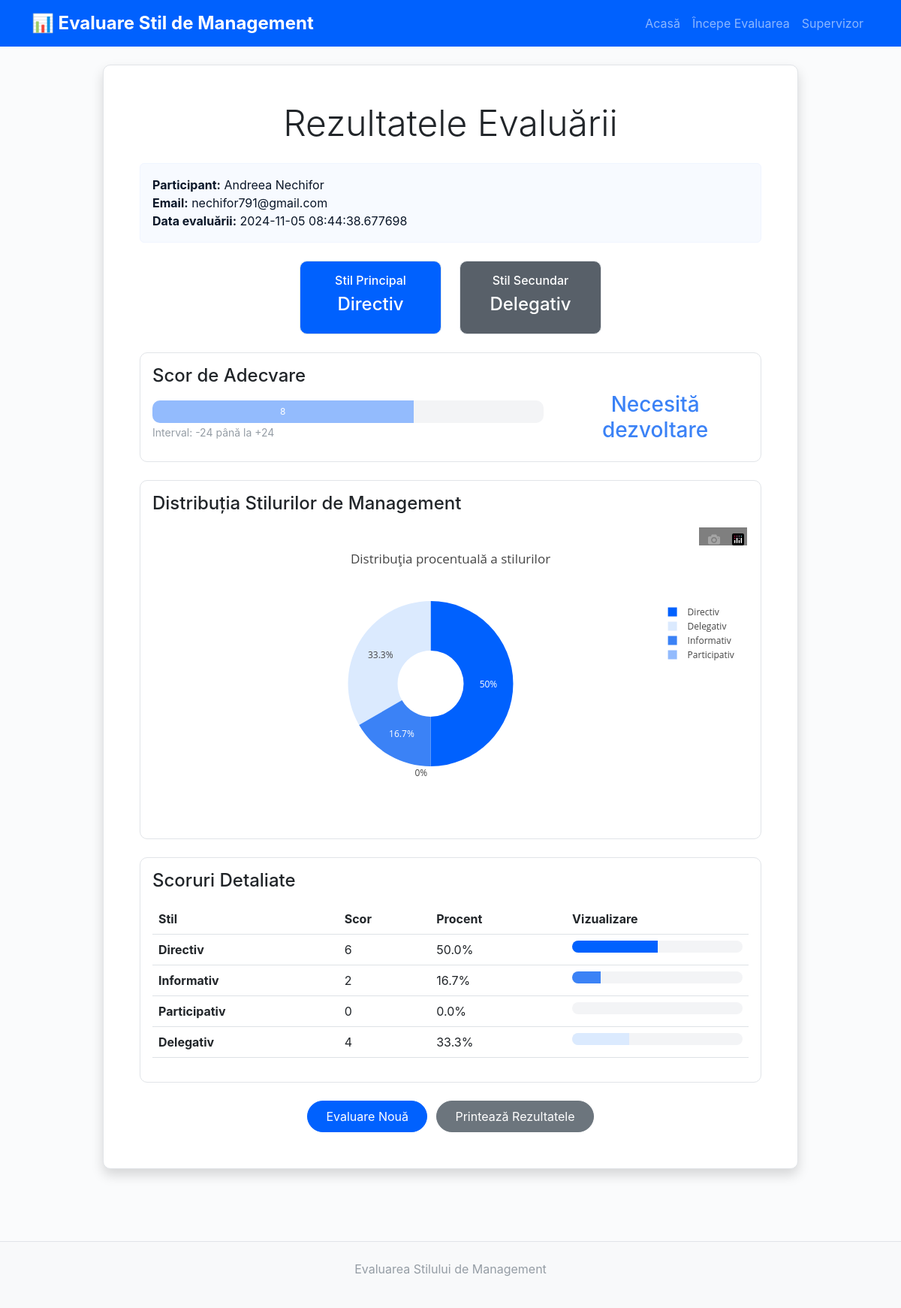
The app's page /results/525c021f-f2f3-489d-9d03-46226580a74b with its own data.
### tables this page shows
CREATE TABLE users (
                id TEXT PRIMARY KEY,
                first_name TEXT NOT NULL,
                last_name TEXT NOT NULL,
                email TEXT NOT NULL,
                created_at TIMESTAMP DEFAULT CURRENT_TIMESTAMP
            );

CREATE TABLE "results" (
    id TEXT PRIMARY KEY,
    user_id TEXT NOT NULL,
    primary_style TEXT NOT NULL,
    secondary_style TEXT NOT NULL,
    adequacy_score INTEGER NOT NULL,
    adequacy_level TEXT NOT NULL,
    directiv_score INTEGER,
    informativ_score INTEGER,
    participativ_score INTEGER,
    delegativ_score INTEGER,
    created_at TIMESTAMP DEFAULT CURRENT_TIMESTAMP,
    FOREIGN KEY (user_id) REFERENCES users(id)
);

### app.py (the view)
@app.route('/results/<user_id>')
def results(user_id):
    try:
        result = db.get_user_results(user_id)
        if not result:
            return redirect(url_for('index'))
        style_data = {
            'labels': ['Directiv', 'Informativ', 'Participativ', 'Delegativ'],
            'values': [
                result['directiv_score'],
                result['informativ_score'],
                result['participativ_score'],
                result['delegativ_score']
            ]
        }
        return render_template('results.html',
                             result=result,
                             style_data=json.dumps(style_data))
    except Exception as e:
        return redirect(url_for('index'))

### database.py (called while the page is built)
    def get_connection(self):
        conn = sqlite3.connect(self.db_path)
        conn.row_factory = sqlite3.Row
        return conn

    def get_user_results(self, user_id):
        conn = self.get_connection()
        cursor = conn.cursor()
        try:
            cursor.execute(
                """SELECT u.*, r.* FROM users u
                JOIN results r ON u.id = r.user_id
                WHERE u.id = ?""",
                (str(user_id),)
            )
            result = cursor.fetchone()
            return dict(result) if result else None
        except Exception as e:
            raise e
        finally:
            conn.close()

### templates/results.html (shortened to what this page needs)
{% extends "base.html" %}
{% block content %}
<div class="row justify-content-center">
    <div class="col-lg-10">
        <div class="card shadow mb-4">
            <div class="card-body p-5">
                <h1 class="display-5 text-center mb-4">Rezultatele Evaluării</h1>
                <div class="alert alert-info mb-4">
                    <strong>Participant:</strong> {{ result.first_name }} {{ result.last_name }}<br>
                    <strong>Email:</strong> {{ result.email }}<br>
                    <strong>Data evaluării:</strong> {{ result.created_at }}
                </div>
                <div class="row mb-4 justify-content-center">
                    <div class="col-md-3">
                        <div class="card bg-primary text-white">
                            <div class="card-body text-center">
                                <h6 class="card-title">Stil Principal</h6>
                                <h4>{{ result.primary_style }}</h4>
                            </div>
                        </div>
                    </div>
                    <div class="col-md-3">
                        <div class="card bg-secondary text-white">
                            <div class="card-body text-center">
                                <h6 class="card-title">Stil Secundar</h6>
                                <h4>{{ result.secondary_style }}</h4>
                            </div>
                        </div>
                    </div>
                </div>
                <div class="card mb-4">
                    <div class="card-body">
                        <h4 class="card-title">Scor de Adecvare</h4>
                        <div class="row align-items-center">
                            <div class="col-md-8">
                                <div class="progress" style="height: 30px;">
                                    <div class="progress-bar {% if result.adequacy_score >= 15 %}bg-success{% elif result.adequacy_score >= 6 %}bg-warning{% else %}bg-danger{% endif %}"
                                         role="progressbar"
                                         style="width: {{ ((result.adequacy_score + 24) / 48 * 100) }}%">
                                        {{ result.adequacy_score }}
                                    </div>
                                </div>
                                <small class="text-muted">Interval: -24 până la +24</small>
                            </div>
                            <div class="col-md-4 text-center">
                                <h3 class="{% if result.adequacy_score >= 15 %}text-success{% elif result.adequacy_score >= 6 %}text-warning{% else %}text-danger{% endif %}">
                                    {{ result.adequacy_level }}
                                </h3>
                            </div>
                        </div>
                    </div>
                </div>
                <div class="card mb-4">
                    <div class="card-body">
                        <h4 class="card-title mb-3">Distribuția Stilurilor de Management</h4>
                        <div id="styleChart" style="height: 400px;"></div>
                    </div>
                </div>
                <div class="card mb-4">
                    <div class="card-body">
                        <h4 class="card-title mb-3">Scoruri Detaliate</h4>
                        <div class="table-responsive">
                            <table class="table table-hover">
                                <thead>
                                    <tr>
                                        <th>Stil</th>
                                        <th>Scor</th>
                                        <th>Procent</th>
                                        <th>Vizualizare</th>
                                    </tr>
                                </thead>
                                <tbody>
                                    <tr>
                                        <td><strong>Directiv</strong></td>
                                        <td>{{ result.directiv_score }}</td>
                                        <td>{{ (result.directiv_score / 12 * 100)|round(1) }}%</td>
                                        <td>
                                            <div class="progress">
                                                <div class="progress-bar bg-info" style="width: {{ (result.directiv_score / 12 * 100) }}%"></div>
                                            </div>
                                        </td>
                                    </tr>
                                    <tr>
                                        <td><strong>Informativ</strong></td>
                                        <td>{{ result.informativ_score }}</td>
                                        <td>{{ (result.informativ_score / 12 * 100)|round(1) }}%</td>
                                        <td>
                                            <div class="progress">
                                                <div class="progress-bar bg-success" style="width: {{ (result.informativ_score / 12 * 100) }}%"></div>
                                            </div>
                                        </td>
                                    </tr>
                                    <tr>
                                        <td><strong>Participativ</strong></td>
                                        <td>{{ result.participativ_score }}</td>
                                        <td>{{ (result.participativ_score / 12 * 100)|round(1) }}%</td>
                                        <td>
                                            <div class="progress">
                                            </div>
                                        </td>
                                    </tr>
                                    <tr>
                                        <td><strong>Delegativ</strong></td>
                                        <td>{{ result.delegativ_score }}</td>
                                        <td>{{ (result.delegativ_score / 12 * 100)|round(1) }}%</td>
                                        <td>
                                            <div class="progress">
                                                <div class="progress-bar bg-danger" style="width: {{ (result.delegativ_score / 12 * 100) }}%"></div>
                                            </div>
                                        </td>
                                    </tr>
                                </tbody>
                            </table>
                        </div>
                    </div>
                </div>
                <div class="text-center">
                    <a href="{{ url_for('assessment') }}" class="btn btn-primary me-2">
                        Evaluare Nouă
                    </a>
                    <button onclick="window.print()" class="btn btn-secondary">
                        Printează Rezultatele
                    </button>
                </div>
            </div>
        </div>
    </div>
</div>
{% endblock %}

### templates/base.html (shortened to what this page needs)
<!DOCTYPE html>
<html lang="ro">
<head>
    <link href="https://cdn.jsdelivr.net/npm/bootstrap@5.3.0/dist/css/bootstrap.min.css" rel="stylesheet">
    <link href="{{ url_for('static', filename='css/style.css') }}" rel="stylesheet">
</head>
<body>
    <nav class="navbar navbar-expand-lg navbar-dark bg-primary">
        <div class="container">
            <a class="navbar-brand" href="{{ url_for('index') }}">
                <strong>📊 Evaluare Stil de Management</strong>
            </a>
            <div class="collapse navbar-collapse" id="navbarNav">
                <ul class="navbar-nav ms-auto">
                    <li class="nav-item">
                        <a class="nav-link" href="{{ url_for('index') }}">Acasă</a>
                    </li>
                    <li class="nav-item">
                        <a class="nav-link" href="{{ url_for('assessment') }}">Începe Evaluarea</a>
                    </li>
                    <li class="nav-item">
                        <a class="nav-link" href="{{ url_for('supervisor') }}">Supervizor</a>
                    </li>
                </ul>
            </div>
        </div>
    </nav>
    <main class="py-4">
        <div class="container">
            {% block content %}{% endblock %}
        </div>
    </main>
    <footer class="bg-light py-4 mt-5">
        <div class="container text-center text-muted">
            <p>Evaluarea Stilului de Management</p>
        </div>
    </footer>
</body>
</html>

### static/css/style.css (style rules this page uses)
:root { --background: #FAFBFC; --surface: #FFFFFF; --surface-hover: #F3F4F6; --border: #E1E4E8; --text-primary: #0A1628; --text-secondary: #586069; --text-tertiary: #959DA5; --primary-color: #0061FE; --primary-hover: #0051D3; --primary-light: #F0F5FF; --primary-lighter: #F7FAFF; --secondary-color: #586069; --success-color: #165C7D; --success-bg: #EBF5F7; --warning-color: #6B5B95; --warning-bg: #F4F1F8; --danger-color: #4A5568; --danger-bg: #F1F2F4; --chart-1: #0061FE; --chart-2: #3B82F6; --chart-3: #93BBFD; --chart-4: #DBEAFE; }
body { font-family: -apple-system, BlinkMacSystemFont, "Segoe UI", Roboto, "Helvetica Neue", Arial, sans-serif; background-color: var(--background); color: var(--text-primary); min-height: 100vh; display: flex; flex-direction: column; }
main { flex: 1; }
.navbar-brand { font-size: 1.5rem; }
.card { border: 1px solid var(--border); border-radius: 10px; transition: transform 0.3s ease, box-shadow 0.3s ease; background-color: var(--surface); }
.progress { border-radius: 10px; overflow: hidden; }
.progress-bar { transition: width 0.6s ease; }
.btn { border-radius: 25px; padding: 0.5rem 1.5rem; transition: all 0.3s ease; }
.btn-primary { background-color: var(--primary-color); border-color: var(--primary-color); }
footer { margin-top: auto; background-color: var(--surface); border-top: 1px solid var(--border); }
.bg-primary { background-color: var(--primary-color) !important; }
.bg-secondary { background-color: var(--secondary-color) !important; }
.bg-success { background-color: var(--chart-1) !important; }
.bg-warning { background-color: var(--chart-2) !important; }
.bg-danger { background-color: var(--chart-3) !important; }
.bg-info { background-color: var(--chart-2) !important; }
.text-warning { color: var(--chart-2) !important; }
.text-muted { color: var(--text-tertiary) !important; }
.alert-info { background-color: var(--primary-lighter); border-color: var(--primary-light); color: var(--text-primary); }
.progress { background-color: var(--surface-hover); }
.progress-bar.bg-info { background-color: var(--chart-1) !important; }
.progress-bar.bg-success { background-color: var(--chart-2) !important; }
.progress-bar.bg-warning { background-color: var(--chart-3) !important; }
.progress-bar.bg-danger { background-color: var(--chart-4) !important; }

### records on screen
users: first_name "Andreea", last_name "Nechifor", email "nechifor791@gmail.com", created_at "2024-11-05 08:44:38.677698"
results: primary_style "Directiv", secondary_style "Delegativ", adequacy_score "8", adequacy_level "Necesită dezvoltare", directiv_score "6", (result.directiv_score/12*100)|round(1) "50.0", informativ_score "2", (result.informativ_score/12*100)|round(1) "16.7", participativ_score "0", (result.participativ_score/12*100)|round(1) "0.0", delegativ_score "4", (result.delegativ_score/12*100)|round(1) "33.3"
